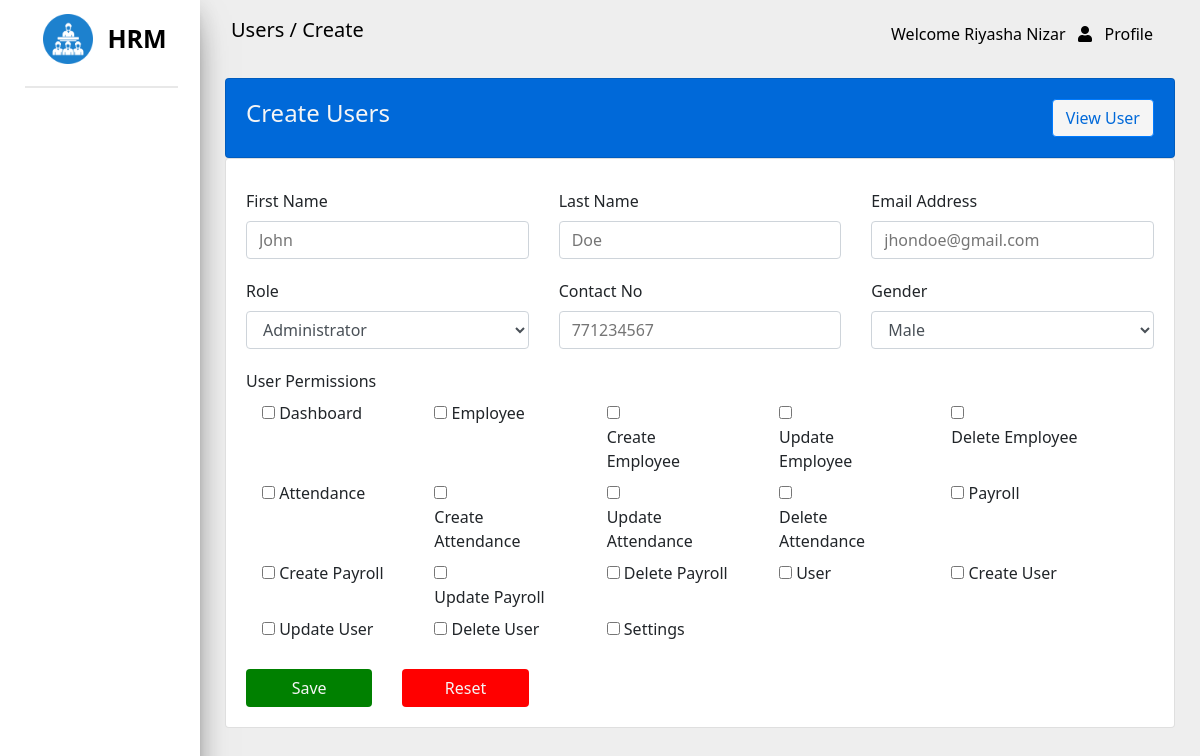
Page /pages/users/create.php (signed in) on the committed database.
### tables this page shows
CREATE TABLE IF NOT EXISTS `features` (
  `id` int NOT NULL AUTO_INCREMENT,
  `featurename` varchar(65) NOT NULL,
  `code` varchar(65) NOT NULL,
  PRIMARY KEY (`id`)
);

### core/services/common-service.php (called while the page is built, shortened)
<?php
    function getUsername() {
        return $_SESSION["fullname"];
    }
?>

### core/services/user-service.php (called while the page is built, shortened)
<?php
    function getAllFeatures($conn) {
        $query = "SELECT * FROM features ORDER BY 1 ASC";
        return $conn->query($query);
    }
?>

### pages/users/create.php (the view, shortened to what this page needs)
<?php
    require '../../core/services/common-service.php';
    require '../../core/services/user-service.php';
?>
<!DOCTYPE html>
<html lang="en">
<head>
    <link rel="stylesheet" href="https://use.fontawesome.com/releases/v5.7.0/css/all.css"
>
    <link rel="stylesheet" href="../../assets/css/common.css" />
    <link rel="stylesheet" href="../../assets/css/users.css" />
</head>
<body>
    <div class="row max-width">
        <div class="col-md-2 side-content">
            <img src="../../assets/images/hrm.png" width="50px" />
            <label>HRM</label>
            <br />
            <div class="break-line"></div>
        </div>
        <div class="col-md-10 nav-content">
            <nav class="navbar">
                <label class="navbar-brand">Users / Create</label>
                <div class="dropdown">
                    <button class="dropbtn" onclick="showDropDown()">
                        Welcome <?php echo getUserName();?> &nbsp
                        <span class="fa fa-user" onclick="showDropDown()"></span> &nbsp Profile
                    </button>
                </div>
            </nav>
            <div class="column maintain-paddings">
                <div class="card main-card">
                    <div class="row more-top-margin">
                        <div class="col-md-9">
                            <h4>Create Users</h4>
                        </div>
                        <div class="col-md-3">
                            <a href="./" class="btn btn-primary btn-small">View User</a>
                        </div>
                    </div>
                </div>
                <div class="card">
                    <div class="create-form">
                        <form method="POST" action="../../core/services/user-service.php">
                            <div class="row extra-row">
                                <div class="col-md-4">
                                    <label for="fnameInput">First Name</label>
                                    <input type="text" name="firstname" class="form-control" required id="fnameInput"
                                        placeholder="John">
                                </div>
                                <div class="col-md-4">
                                    <label for="lnameInput">Last Name</label>
                                    <input type="text" class="form-control" name="lastname" required id="lnameInput"
                                        placeholder="Doe">
                                </div>
                                <div class="col-md-4">
                                    <label for="emailInput">Email Address</label>
                                    <input type="email" class="form-control" name="email" required id="emailInput"
                                        placeholder="jhondoe@gmail.com">
                                </div>
                                <div class="col-md-4 top-margin">
                                    <label for="roleSelect">Role</label>
                                    <select class="form-control" id="roleSelect" name="role">
                                        <option value="0">Administrator</option>
                                    </select>
                                </div>
                                <div class="col-md-4 top-margin">
                                    <label for="contactNoInput">Contact No</label>
                                    <div class="input-group">
                                        <input type="text" name="contactno" class="form-control" id="contactNoInput"
                                            placeholder="771234567">
                                    </div>
                                </div>
                                <div class="col-md-4 top-margin">
                                    <label for="genderSelect">Gender</label>
                                    <select class="form-control" id="genderSelect" name="gender">
                                        <option value="0">Male</option>
                                    </select>
                                </div>
                                <div class="col-md-12 top-margin">
                                    <label>User Permissions</label>
                                    <div class="row">
                                        <?php
                                            $result = getAllFeatures($conn);
                                            while($row = mysqli_fetch_assoc($result)) {
                                        ?>
                                        <div class="col-md-2 form-check form-check-inline">
                                            <input class="form-check-input" type="checkbox"
                                                name="<?php echo $row["code"]?>" value="1"
                                                id="<?php echo $row["id"]?>">
                                            <label class="form-check-label">
                                                <?php echo $row["featurename"];?>
                                            </label>
                                        </div>
                                        <?php
                                            }
                                        ?>
                                    </div>
                                </div>
                                <div class="col-md-2 top-margin">
                                    <input type="submit" class="btn btn-success" value="Save" name="saveUser">
                                </div>
                                <div class="col-md-2 top-margin">
                                    <a href="./create.php" class="btn btn-danger">Reset</a>
                                </div>
                            </div>
                        </form>
                    </div>
                </div>
            </div>
        </div>
    </div>
</body>
</html>

### assets/css/users.css (style rules this page uses)
.card { padding: 10px; }
.extra-row { flex-direction: row; align-items: flex-end; }
.create-form { padding:10px; margin-top: 10px; }
.more-top-margin { padding: 10px; }
.top-margin { margin-top: 20px; }
.btn-small { width: 50%; float:right; color: #0069d9; background-color: whitesmoke; }
.form-check { margin-left: 16px; }
.main-card { background-color: #0069d9; color:whitesmoke; }

### rows in the picture
features: featurename "Dashboard"
features: featurename "Employee"
features: featurename "Create Employee"
features: featurename "Update Employee"
features: featurename "Delete Employee"
features: featurename "Attendance"
features: featurename "Create Attendance"
features: featurename "Update Attendance"
features: featurename "Delete Attendance"
features: featurename "Payroll"
features: featurename "Create Payroll"
features: featurename "Update Payroll"
features: featurename "Delete Payroll"
features: featurename "User"
features: featurename "Create User"
features: featurename "Update User"
features: featurename "Delete User"
features: featurename "Settings"

### other values in the picture
getUserName() "Riyasha Nizar"
